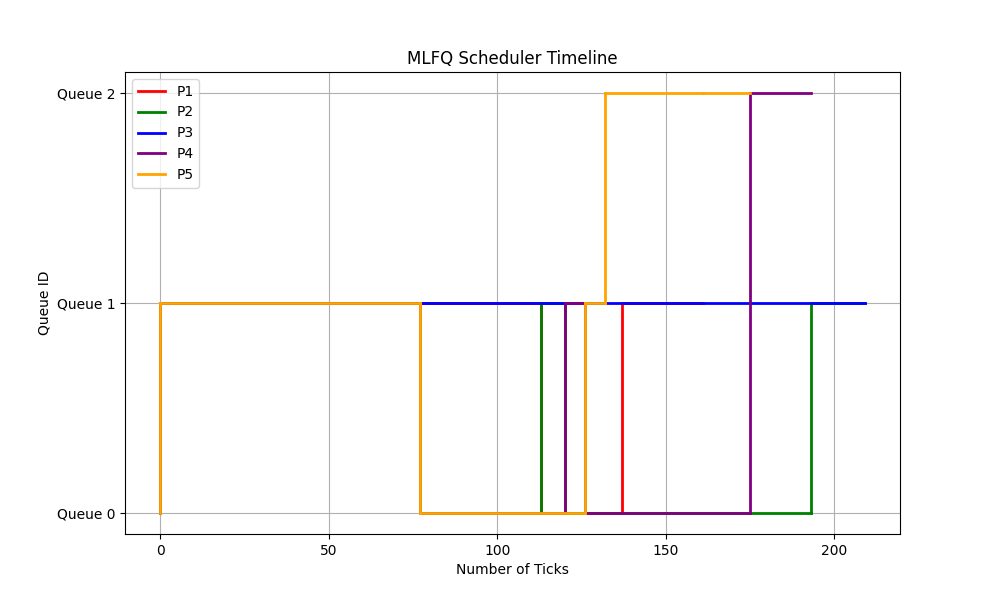

Write Python code to recreate this figure.
import matplotlib.pyplot as plt

# Sample data (replace this with your actual data)
data = [
    ("P1", 0, 0),
    ("P2", 0, 0),
    ("P3", 0, 0),
    ("P4", 0, 0),
    ("P5", 0, 0),
    ("P1", 1, 113), 
    ("P1",0,137),
    ("P1",1,161),
    ("P2",1,77),
    ("P2",0,113),
    ("P2",1,120),
    ("P2",0,193),
    ("P2",1,209),
    ("P3",1,77),
    ("P3",1,209),
    ("P4",1,77),
    ("P4",0,120),
    ("P4",1,126),
    ("P4",0,175),
    ("P4",2,193), 
    ("P5",1,77),
    ("P5",0,126),
    ("P5",1,132),
    ("P5",2,161),
    ("P5",2,175),
]

# Create a color map for processes
process_colors = {"P1": 'red', "P2": 'green', "P3": 'blue', "P4": 'purple', "P5": 'orange'}

# Create a timeline plot without points
plt.figure(figsize=(10, 6))

# Store the previous point for each process
previous_points = {}

# Iterate through the data and plot lines for each process at a given time and queue
for process_name, queue_id, time in data:
    if process_name not in previous_points:
        # If this is the first point for the process, just record it
        previous_points[process_name] = (time, queue_id)
    else:
        # If this is not the first point for the process, plot a line from the previous point
        prev_time, prev_queue_id = previous_points[process_name]

        # Check if queue ID has changed for the process
        if prev_queue_id != queue_id:
            # Create a solid vertical line between transitions
            plt.plot([prev_time, prev_time], [prev_queue_id, queue_id], color=process_colors[process_name], linewidth=2)
            # Create a horizontal line to the new queue
            plt.plot([prev_time, time], [queue_id, queue_id], color=process_colors[process_name], linewidth=2)
        else:
            # Regular line with a slope
            plt.plot([prev_time, time], [prev_queue_id, queue_id], color=process_colors[process_name], linewidth=2)

        previous_points[process_name] = (time, queue_id)

# Customize the plot
plt.title('MLFQ Scheduler Timeline')
plt.xlabel('Number of Ticks')
plt.ylabel('Queue ID')
plt.yticks(range(max([queue_id for (_, queue_id, _) in data]) + 1), [f'Queue {i}' for i in range(max([queue_id for (_, queue_id, _) in data]) + 1)])
plt.grid()

# Create a legend for process colors
legend_handles = [plt.Line2D([0], [0], color=color, label=process_name, linewidth=2) for process_name, color in process_colors.items()]
plt.legend(handles=legend_handles, loc='upper left')

# Show the plot
plt.show()
